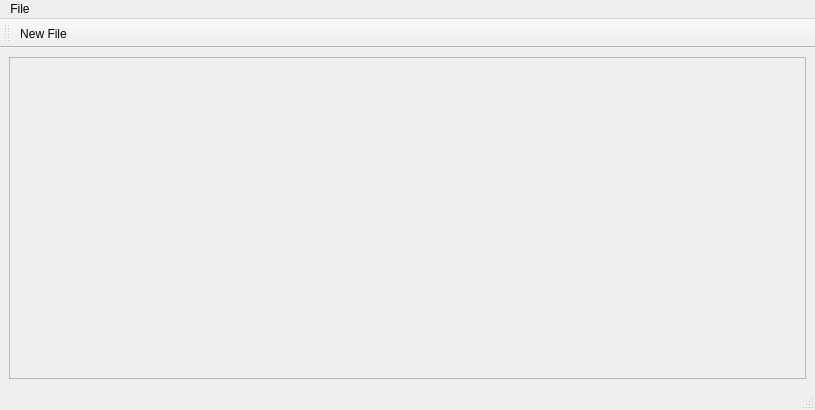
<?xml version="1.0" encoding="UTF-8"?>
<ui version="4.0">
 <class>MainWindow</class>
 <widget class="QMainWindow" name="MainWindow">
  <property name="geometry">
   <rect>
    <x>0</x>
    <y>0</y>
    <width>815</width>
    <height>410</height>
   </rect>
  </property>
  <property name="windowTitle">
   <string>MainWindow</string>
  </property>
  <widget class="QWidget" name="centralwidget">
   <layout class="QGridLayout" name="gridLayout">
    <item row="0" column="0">
     <widget class="QFrame" name="frame">
      <property name="autoFillBackground">
       <bool>true</bool>
      </property>
      <property name="frameShape">
       <enum>QFrame::StyledPanel</enum>
      </property>
      <property name="frameShadow">
       <enum>QFrame::Raised</enum>
      </property>
     </widget>
    </item>
   </layout>
  </widget>
  <widget class="QMenuBar" name="menubar">
   <property name="geometry">
    <rect>
     <x>0</x>
     <y>0</y>
     <width>815</width>
     <height>21</height>
    </rect>
   </property>
   <widget class="QMenu" name="menuFile">
    <property name="title">
     <string>File</string>
    </property>
    <addaction name="actionNew_File"/>
   </widget>
   <addaction name="menuFile"/>
  </widget>
  <widget class="QStatusBar" name="statusbar"/>
  <widget class="QToolBar" name="toolBar">
   <property name="windowTitle">
    <string>toolBar</string>
   </property>
   <attribute name="toolBarArea">
    <enum>TopToolBarArea</enum>
   </attribute>
   <attribute name="toolBarBreak">
    <bool>false</bool>
   </attribute>
   <addaction name="actionNew_File"/>
  </widget>
  <action name="actionNew_File">
   <property name="icon">
    <iconset resource="resources.qrc">
     <normaloff>:/resources/File.ico</normaloff>:/resources/File.ico</iconset>
   </property>
   <property name="text">
    <string>New File</string>
   </property>
   <property name="shortcut">
    <string>Ctrl+F</string>
   </property>
  </action>
 </widget>
 <resources>
  <include location="resources.qrc"/>
 </resources>
 <connections/>
</ui>
